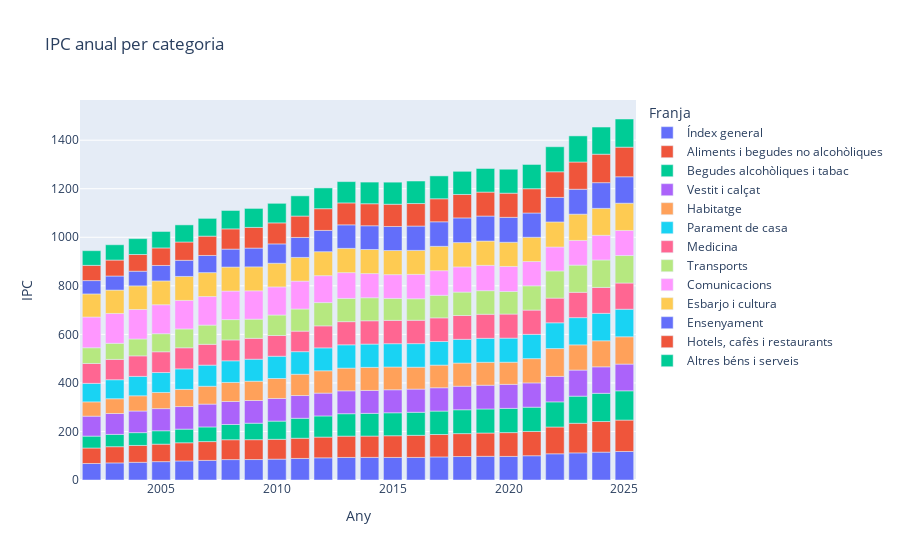

Notebook source saved alongside this figure:
### Code cell
import pandas as pd
import plotly.express as px

# Eliminar columna 'status' si existeix
if "status" in df_ipc.columns:
    df_ipc = df_ipc.drop(columns=["status"])


# Gràfic de barres
fig = px.bar(
    df_ipc,
    x="anyy",
    y="ipc",
    color="nom_categ",
    labels={"anyy": "Any", "ipc": "IPC", "nom_categ": "Franja"},
    title="IPC anual per categoria"
)

fig.show()

### Figure 1 — Plotly figure (JSON) as saved in the notebook; plotly's stock layout.template omitted (floating-point values rounded to 4 significant figures)
{"data": [{"hovertemplate": "Franja=Índex general<br>Any=%{x}<br>IPC=%{y}<extra></extra>", "legendgroup": "Índex general", "marker": {"color": "#636efa", "pattern": {"shape": ""}}, "name": "Índex general", "orientation": "v", "showlegend": true, "textposition": "auto", "type": "bar", "x": [2025, 2024, 2023, 2022, 2021, 2020, 2019, 2018, 2017, 2016, 2015, 2014, 2013, 2012, 2011, 2010, 2009, 2008, 2007, 2006, 2005, 2004, 2003, 2002], "xaxis": "x", "y": [117.6, 114.8, 111.7, 108.0, 100.0, 97.2, 97.6, 96.7, 95.0, 93.0, 92.9, 93.1, 92.9, 91.4, 88.8, 86.0, 84.3, 84.1, 80.8, 78.5, 75.7, 72.9, 70.4, 68.0], "yaxis": "y"}, {"hovertemplate": "Franja=Aliments i begudes no alcohòliques<br>Any=%{x}<br>IPC=%{y}<extra></extra>", "legendgroup": "Aliments i begudes no alcohòliques", "marker": {"color": "#EF553B", "pattern": {"shape": ""}}, "name": "Aliments i begudes no alcohòliques", "orientation": "v", "showlegend": true, "textposition": "auto", "type": "bar", "x": [2025, 2024, 2023, 2022, 2021, 2020, 2019, 2018, 2017, 2016, 2015, 2014, 2013, 2012, 2011, 2010, 2009, 2008, 2007, 2006, 2005, 2004, 2003, 2002], "xaxis": "x", "y": [129.3, 126.1, 122.0, 110.3, 100.0, 98.1, 95.9, 94.4, 92.5, 91.0, 89.5, 87.9, 87.8, 85.4, 83.3, 81.6, 81.8, 81.8, 77.5, 74.9, 72.0, 69.5, 66.8, 63.8], "yaxis": "y"}, {"hovertemplate": "Franja=Begudes alcohòliques i tabac<br>Any=%{x}<br>IPC=%{y}<extra></extra>", "legendgroup": "Begudes alcohòliques i tabac", "marker": {"color": "#00cc96", "pattern": {"shape": ""}}, "name": "Begudes alcohòliques i tabac", "orientation": "v", "showlegend": true, "textposition": "auto", "type": "bar", "x": [2025, 2024, 2023, 2022, 2021, 2020, 2019, 2018, 2017, 2016, 2015, 2014, 2013, 2012, 2011, 2010, 2009, 2008, 2007, 2006, 2005, 2004, 2003, 2002], "xaxis": "x", "y": [120.6, 116.3, 111.7, 103.6, 100.0, 99.8, 99.1, 98.3, 96.5, 95.0, 94.6, 93.5, 92.4, 87.1, 82.2, 75.0, 67.9, 62.7, 60.3, 56.2, 55.2, 52.7, 50.7, 49.0], "yaxis": "y"}, {"hovertemplate": "Franja=Vestit i calçat<br>Any=%{x}<br>IPC=%{y}<extra></extra>", "legendgroup": "Vestit i calçat", "marker": {"color": "#ab63fa", "pattern": {"shape": ""}}, "name": "Vestit i calçat", "orientation": "v", "showlegend": true, "textposition": "auto", "type": "bar", "x": [2025, 2024, 2023, 2022, 2021, 2020, 2019, 2018, 2017, 2016, 2015, 2014, 2013, 2012, 2011, 2010, 2009, 2008, 2007, 2006, 2005, 2004, 2003, 2002], "xaxis": "x", "y": [110.1, 109.1, 107.5, 105.0, 100.0, 98.9, 97.9, 97.0, 96.1, 95.5, 94.8, 94.5, 94.3, 94.1, 93.7, 93.3, 93.5, 94.9, 94.1, 93.0, 91.2, 89.1, 86.1, 82.2], "yaxis": "y"}, {"hovertemplate": "Franja=Habitatge<br>Any=%{x}<br>IPC=%{y}<extra></extra>", "legendgroup": "Habitatge", "marker": {"color": "#FFA15A", "pattern": {"shape": ""}}, "name": "Habitatge", "orientation": "v", "showlegend": true, "textposition": "auto", "type": "bar", "x": [2025, 2024, 2023, 2022, 2021, 2020, 2019, 2018, 2017, 2016, 2015, 2014, 2013, 2012, 2011, 2010, 2009, 2008, 2007, 2006, 2005, 2004, 2003, 2002], "xaxis": "x", "y": [112.5, 107.3, 103.9, 114.6, 100.0, 91.3, 94.5, 95.4, 93.2, 90.3, 93.7, 95.1, 93.6, 92.0, 87.7, 82.3, 79.6, 78.5, 73.5, 70.7, 66.5, 62.8, 60.8, 58.9], "yaxis": "y"}, {"hovertemplate": "Franja=Parament de casa<br>Any=%{x}<br>IPC=%{y}<extra></extra>", "legendgroup": "Parament de casa", "marker": {"color": "#19d3f3", "pattern": {"shape": ""}}, "name": "Parament de casa", "orientation": "v", "showlegend": true, "textposition": "auto", "type": "bar", "x": [2025, 2024, 2023, 2022, 2021, 2020, 2019, 2018, 2017, 2016, 2015, 2014, 2013, 2012, 2011, 2010, 2009, 2008, 2007, 2006, 2005, 2004, 2003, 2002], "xaxis": "x", "y": [113.5, 113.0, 112.1, 106.2, 100.0, 99.2, 98.7, 97.7, 97.2, 97.0, 96.1, 95.9, 96.0, 94.4, 93.0, 91.7, 90.6, 89.1, 87.0, 84.6, 82.2, 79.9, 78.3, 76.2], "yaxis": "y"}, {"hovertemplate": "Franja=Medicina<br>Any=%{x}<br>IPC=%{y}<extra></extra>", "legendgroup": "Medicina", "marker": {"color": "#FF6692", "pattern": {"shape": ""}}, "name": "Medicina", "orientation": "v", "showlegend": true, "textposition": "auto", "type": "bar", "x": [2025, 2024, 2023, 2022, 2021, 2020, 2019, 2018, 2017, 2016, 2015, 2014, 2013, 2012, 2011, 2010, 2009, 2008, 2007, 2006, 2005, 2004, 2003, 2002], "xaxis": "x", "y": [107.9, 106.7, 104.4, 101.7, 100.0, 99.2, 99.2, 98.2, 97.5, 96.3, 96.1, 96.0, 95.4, 90.7, 84.6, 85.4, 86.0, 86.0, 85.8, 86.8, 85.5, 84.5, 83.8, 81.9], "yaxis": "y"}, {"hovertemplate": "Franja=Transports<br>Any=%{x}<br>IPC=%{y}<extra></extra>", "legendgroup": "Transports", "marker": {"color": "#B6E880", "pattern": {"shape": ""}}, "name": "Transports", "orientation": "v", "showlegend": true, "textposition": "auto", "type": "bar", "x": [2025, 2024, 2023, 2022, 2021, 2020, 2019, 2018, 2017, 2016, 2015, 2014, 2013, 2012, 2011, 2010, 2009, 2008, 2007, 2006, 2005, 2004, 2003, 2002], "xaxis": "x", "y": [113.3, 113.2, 112.0, 111.9, 100.0, 93.0, 97.1, 96.5, 92.8, 88.7, 90.5, 94.8, 95.8, 95.8, 91.2, 84.4, 79.0, 83.8, 79.2, 77.6, 74.4, 69.6, 66.3, 65.0], "yaxis": "y"}, {"hovertemplate": "Franja=Comunicacions<br>Any=%{x}<br>IPC=%{y}<extra></extra>", "legendgroup": "Comunicacions", "marker": {"color": "#FF97FF", "pattern": {"shape": ""}}, "name": "Comunicacions", "orientation": "v", "showlegend": true, "textposition": "auto", "type": "bar", "x": [2025, 2024, 2023, 2022, 2021, 2020, 2019, 2018, 2017, 2016, 2015, 2014, 2013, 2012, 2011, 2010, 2009, 2008, 2007, 2006, 2005, 2004, 2003, 2002], "xaxis": "x", "y": [103.2, 101.7, 101.7, 98.7, 100.0, 103.1, 104.4, 103.7, 101.6, 100.4, 97.9, 99.7, 106.2, 111.0, 114.9, 115.8, 116.7, 117.6, 117.7, 117.6, 119.4, 121.5, 123.0, 126.5], "yaxis": "y"}, {"hovertemplate": "Franja=Esbarjo i cultura<br>Any=%{x}<br>IPC=%{y}<extra></extra>", "legendgroup": "Esbarjo i cultura", "marker": {"color": "#FECB52", "pattern": {"shape": ""}}, "name": "Esbarjo i cultura", "orientation": "v", "showlegend": true, "textposition": "auto", "type": "bar", "x": [2025, 2024, 2023, 2022, 2021, 2020, 2019, 2018, 2017, 2016, 2015, 2014, 2013, 2012, 2011, 2010, 2009, 2008, 2007, 2006, 2005, 2004, 2003, 2002], "xaxis": "x", "y": [112.4, 110.9, 108.2, 103.1, 100.0, 99.6, 100.1, 100.2, 100.3, 98.8, 99.3, 99.2, 100.0, 98.7, 97.6, 97.5, 98.7, 98.8, 98.5, 98.7, 98.1, 97.3, 96.3, 95.1], "yaxis": "y"}, {"hovertemplate": "Franja=Ensenyament<br>Any=%{x}<br>IPC=%{y}<extra></extra>", "legendgroup": "Ensenyament", "marker": {"color": "#636efa", "pattern": {"shape": ""}}, "name": "Ensenyament", "orientation": "v", "showlegend": true, "textposition": "auto", "type": "bar", "x": [2025, 2024, 2023, 2022, 2021, 2020, 2019, 2018, 2017, 2016, 2015, 2014, 2013, 2012, 2011, 2010, 2009, 2008, 2007, 2006, 2005, 2004, 2003, 2002], "xaxis": "x", "y": [108.9, 105.9, 102.7, 101.2, 100.0, 102.7, 103.0, 101.7, 101.1, 100.2, 99.1, 97.8, 96.9, 87.7, 82.3, 79.7, 77.4, 73.9, 70.7, 66.5, 63.7, 60.4, 57.9, 55.0], "yaxis": "y"}, {"hovertemplate": "Franja=Hotels, cafès i restaurants<br>Any=%{x}<br>IPC=%{y}<extra></extra>", "legendgroup": "Hotels, cafès i restaurants", "marker": {"color": "#EF553B", "pattern": {"shape": ""}}, "name": "Hotels, cafès i restaurants", "orientation": "v", "showlegend": true, "textposition": "auto", "type": "bar", "x": [2025, 2024, 2023, 2022, 2021, 2020, 2019, 2018, 2017, 2016, 2015, 2014, 2013, 2012, 2011, 2010, 2009, 2008, 2007, 2006, 2005, 2004, 2003, 2002], "xaxis": "x", "y": [122.0, 117.3, 112.2, 105.6, 100.0, 99.6, 98.7, 96.6, 94.8, 92.8, 91.6, 90.7, 90.3, 89.5, 88.1, 86.6, 85.2, 83.4, 79.6, 75.5, 72.2, 68.9, 65.8, 62.7], "yaxis": "y"}, {"hovertemplate": "Franja=Altres béns i serveis<br>Any=%{x}<br>IPC=%{y}<extra></extra>", "legendgroup": "Altres béns i serveis", "marker": {"color": "#00cc96", "pattern": {"shape": ""}}, "name": "Altres béns i serveis", "orientation": "v", "showlegend": true, "textposition": "auto", "type": "bar", "x": [2025, 2024, 2023, 2022, 2021, 2020, 2019, 2018, 2017, 2016, 2015, 2014, 2013, 2012, 2011, 2010, 2009, 2008, 2007, 2006, 2005, 2004, 2003, 2002], "xaxis": "x", "y": [116.0, 111.9, 107.6, 103.1, 100.0, 98.7, 97.2, 95.4, 94.3, 92.8, 91.0, 89.2, 87.8, 85.5, 83.3, 80.6, 78.2, 75.8, 73.2, 70.5, 67.8, 65.4, 63.0, 60.5], "yaxis": "y"}], "layout": {"barmode": "relative", "legend": {"title": {"text": "Franja"}, "tracegroupgap": 0}, "title": {"text": "IPC anual per categoria"}, "xaxis": {"anchor": "y", "domain": [0, 1], "title": {"text": "Any"}}, "yaxis": {"anchor": "x", "domain": [0, 1], "title": {"text": "IPC"}}}}
